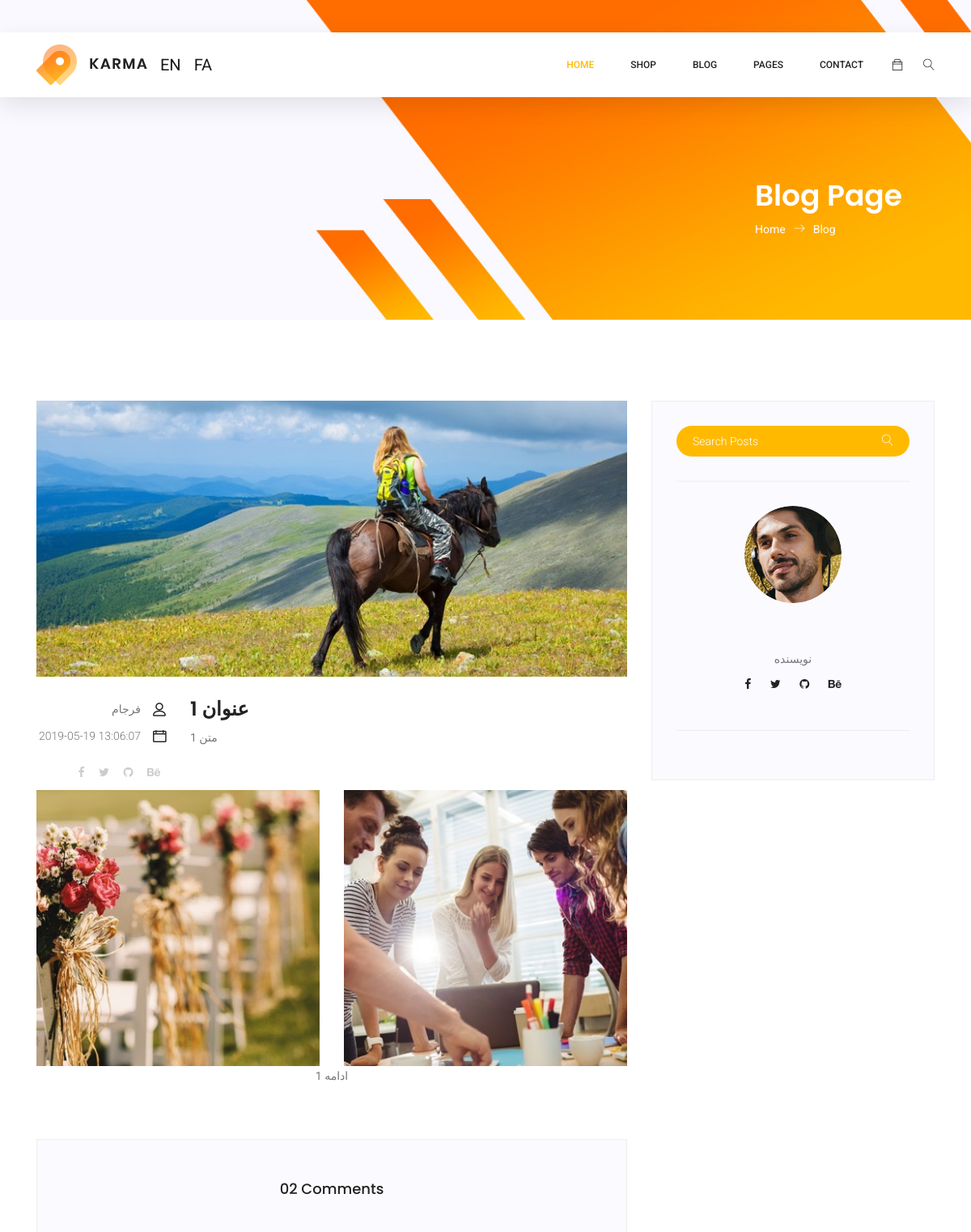
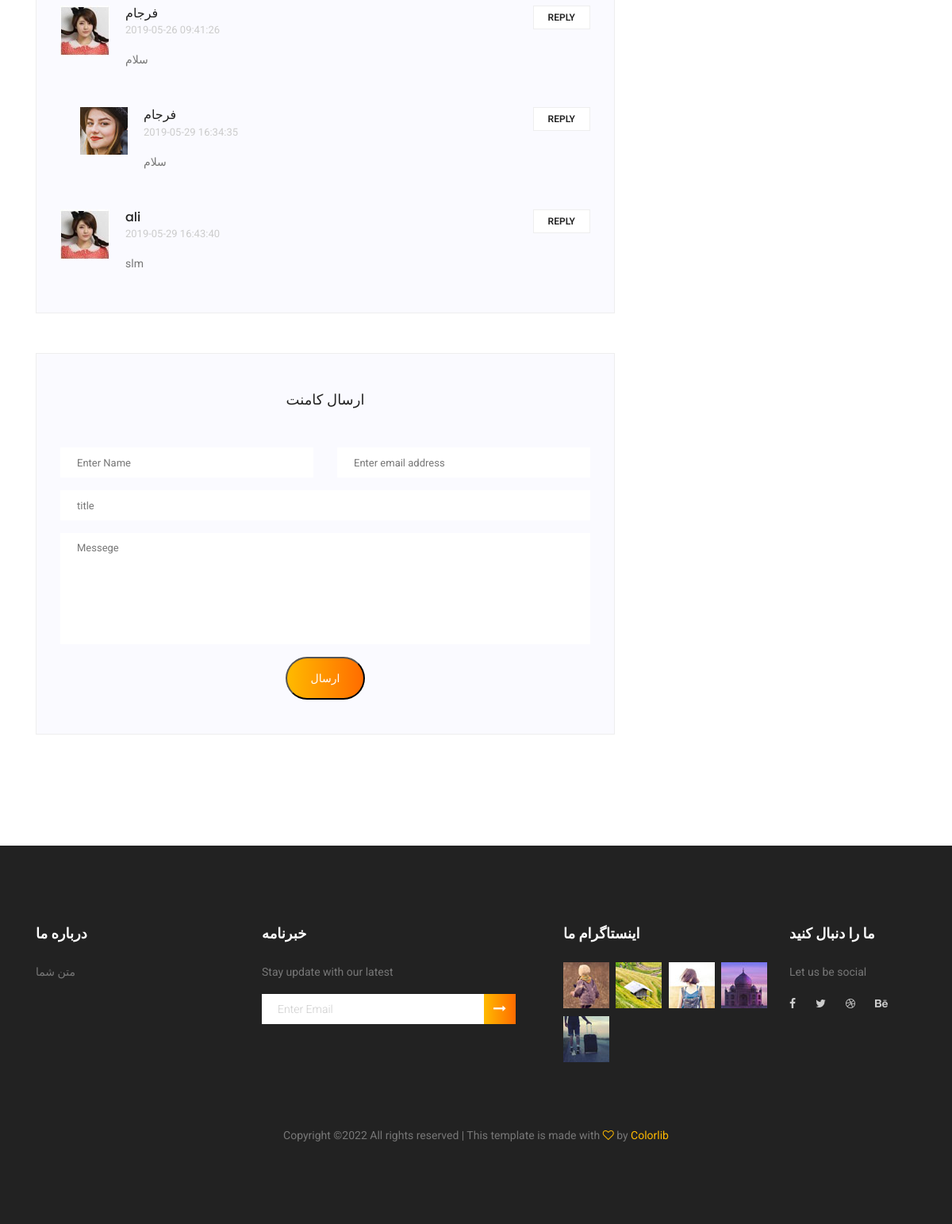
/Project/single-blog.php?id=1, run on the app's committed database (2 pictures, top to bottom).
### tables this page shows
CREATE TABLE `post` (
  `id` int(11) NOT NULL,
  `title` varchar(200) NOT NULL,
  `text` text NOT NULL,
  `mor_text` longtext,
  `autor` varchar(200) NOT NULL,
  `time` timestamp NOT NULL DEFAULT CURRENT_TIMESTAMP ON UPDATE CURRENT_TIMESTAMP,
  `keyword` varchar(200) NOT NULL,
  `video` varchar(500) DEFAULT NULL,
  `img` varchar(500) DEFAULT NULL,
  `category` int(11) NOT NULL,
  `title_en` varchar(200) NOT NULL,
  `text_en` text NOT NULL,
  `more_text_en` longtext NOT NULL,
  `keyword_en` varchar(500) NOT NULL
);

CREATE TABLE `comment` (
  `id` int(11) NOT NULL,
  `name` varchar(100) NOT NULL,
  `email` varchar(500) NOT NULL,
  `web` varchar(500) DEFAULT NULL,
  `message` longtext NOT NULL,
  `stat` int(11) NOT NULL DEFAULT '0',
  `post_id` int(11) NOT NULL DEFAULT '0',
  `reply` int(11) NOT NULL DEFAULT '0',
  `part` int(11) NOT NULL,
  `time` timestamp NOT NULL DEFAULT CURRENT_TIMESTAMP ON UPDATE CURRENT_TIMESTAMP,
  `user_id` int(11) DEFAULT NULL,
  `name_en` text NOT NULL,
  `message_en` text NOT NULL
);

CREATE TABLE `setting` (
  `id` int(11) NOT NULL,
  `name` varchar(1000) NOT NULL,
  `value` longtext NOT NULL,
  `value_en` longtext NOT NULL
);

### Project/AF-Include/post_class.php (called while the page is built, shortened)
<?php
	class post
	{
		protected $pdo;
		function __construct($cn)
		{
			$this->pdo = $cn;
		}
		function post($id)
		{
			if ($id == "")
			{
				header("location:404.php");
				exit();
			}
			else
			{
				$this->pdo->set_table("post");
				$q = $this->pdo->select("id = :id",array("id" => $id));
				$row = $q->rowCount();
				if($row == 0)
				{
					header("location:404.php");
					exit();
				}
				else
				{
					$p = $q->fetch(PDO::FETCH_ASSOC);
					$this->title = $p["title"];
					$this->mor_text = $p["mor_text"];
					$this->time = $p["time"];
					$this->autor = $p["autor"];
					$this->text = $p["text"];
					return true;
				}
			}
		}
	}
?>

### Project/AF-Include/config.php (called while the page is built, shortened)
<?php
class database
{
	public $pdo,$table,$order = "",$limit = "",$lang="";
	function __construct()
	{
		$db = parse_ini_file(__DIR__."/database.ini");
		$dsn = "mysql:host=".$db["host"].";dbname=".$db["dbname"];
		try
		{
			$this->pdo = new PDO($dsn,$db["username"],$db["password"]);
			$this->pdo->exec("set charset utf8");
			$this->pdo->exec("set names utf8");
			return $this->pdo;
		}
		catch(PDOException $e)
		{
			echo $e->getMessage();
		}
	}
	function set_table($table)
	{
		$this->table = $table;
	}
	function select($condition = "",$condition_value = "",$count = false)
	{
		if($this->table == "")
		{
			return false;
		}
		else
		{
			$query_string = "select * from ".$this->table;
			if($condition != "")
			{
				if(is_array($condition_value) and $condition_value != "")
				{
					$query_string.= " where ".$condition;
					$query = $this->pdo->prepare($query_string);
					$query->execute($condition_value);
				}
				else
				{
					return false;
				}
			}
			$this->order = "";
			$this->limit = "";
			if($count == true)
				return $query->rowCount();
			else
				return $query;
		}
	}
	function setting($name)
	{
		$this->table = "setting";
		$q = $this->select("name = :name",array(":name" => $name));
		$r = $q->fetch(PDO::FETCH_ASSOC);
		return $r["value".$this->lang];
	}
}
?>

### Project/single-blog.php (the view, shortened to what this page needs)
<!DOCTYPE html>
<html lang="zxx" class="no-js">
<?php include __DIR__ . "/AF-Include/theme/head.php"; ?>
<body>
	<?php include __DIR__ . "/AF-Include/theme/header.php"; ?>
	<?php
		$id=$_GET["id"];
	?>
    <section class="banner-area organic-breadcrumb">
        <div class="container">
            <div class="breadcrumb-banner d-flex flex-wrap align-items-center justify-content-end">
                <div class="col-first">
                    <h1>Blog Page</h1>
                    <nav class="d-flex align-items-center">
                        <a href="index.html">Home<span class="lnr lnr-arrow-right"></span></a>
                        <a href="category.html">Blog</a>
                    </nav>
                </div>
            </div>
        </div>
    </section>
    <section class="blog_area single-post-area section_gap">
        <div class="container">
            <div class="row">
                <div class="col-lg-8 posts-list">
                    <div class="single-post row">
                        <div class="col-lg-12">
                            <div class="feature-img">
                                <img class="img-fluid" src="AF-Include/theme/AF-Include/theme/img/blog/feature-img1.jpg" alt="">
                            </div>
                        </div>
                        <div class="col-lg-3  col-md-3">
                            <div class="blog_info text-right">
                                <ul class="blog_meta list">
                                    <li><a href="#"><?php echo $post->autor?><i class="lnr lnr-user"></i></a></li>
                                    <li><a href="#"><?php echo $post->time?><i class="lnr lnr-calendar-full"></i></a></li>
                                </ul>
                                <ul class="social-links">
                                    <li><a href="#"><i class="fa fa-facebook"></i></a></li>
                                    <li><a href="#"><i class="fa fa-twitter"></i></a></li>
                                    <li><a href="#"><i class="fa fa-github"></i></a></li>
                                    <li><a href="#"><i class="fa fa-behance"></i></a></li>
                                </ul>
                            </div>
                        </div>
                        <div class="col-lg-9 col-md-9 blog_details">
                            <h2><?php echo $post->title?></h2>
                            <p class="excert"><?php echo $post->text?></p>
                        </div>
                        <div class="col-lg-12">
                            <div class="row">
                                <div class="col-6">
                                    <img class="img-fluid" src="AF-Include/theme/AF-Include/theme/img/blog/post-img1.jpg" alt="">
                                </div>
                                <div class="col-6">
                                    <img class="img-fluid" src="AF-Include/theme/AF-Include/theme/img/blog/post-img2.jpg" alt="">
                                </div>
                                <div class="col-lg-12 mt-25">
                                    <p align="center"><?php echo $post->mor_text?></p>
                                </div>
                            </div>
                        </div>
                    </div>
                    <div class="comments-area">
					<?php
						$query = "select * from comment where part = 2 and post_id='".$id."' and stat = 1";
						$query = $cn->pdo->prepare($query);
						$query->execute();
						$row = $query->rowCount();
					?>
                        <h4>0<?php echo $row; ?> Comments</h4>
						<?php
						while ($comment = $query->fetch(PDO::FETCH_ASSOC))
						{
						?>
                        <div class="comment-list">
                            <div class="single-comment justify-content-between d-flex">
                                <div class="user justify-content-between d-flex">
                                    <div class="thumb">
                                        <img src="AF-Include/theme/img/blog/c4.jpg" alt="">
                                    </div>
                                    <div class="desc">
                                        <h5><a href="#"><?php echo $comment["name"]; ?></a></h5>
                                        <p class="date"><?php echo $comment["time"]; ?></p>
                                        <p class="comment">
                                            <?php echo $comment["message"]; ?>
                                        </p>
                                    </div>
                                </div>
                                <div class="reply-btn">
                                    <a href="" class="btn-reply text-uppercase">reply</a>
                                </div>
                            </div>
                        </div>
						<?php
									$query2 = "select * from comment where part = 2 and reply='".$comment["id"]."' and stat = 1";
									$query2 = $cn->pdo->prepare($query2);
									$query2->execute();
									$row2 = $query2->rowCount();
									if($row2 != 0)
									{
										$reply = $query2->fetch(PDO::FETCH_ASSOC);
						?>
                        <div class="comment-list left-padding">
                            <div class="single-comment justify-content-between d-flex">
                                <div class="user justify-content-between d-flex">
                                    <div class="thumb">
                                        <img src="AF-Include/theme/img/blog/c3.jpg" alt="">
                                    </div>
                                    <div class="desc">
                                        <h5><a href="#"><?php echo $reply["name"];?></a></h5>
                                        <p class="date"><?php echo $reply["time"];?> </p>
                                        <p class="comment">
                                           <?php echo $reply["message"];?>
                                        </p>
                                    </div>
                                </div>
                                <div class="reply-btn">
                                    <a href="" class="btn-reply text-uppercase">reply</a>
                                </div>
                            </div>
                        </div>
						<?php
								}
							}
						?>
                    </div>
                        <?php require_once __DIR__ . "/AF-Content/action/send_comment_post.php"; ?>
                </div>
                <div class="col-lg-4">
                    <div class="blog_right_sidebar">
                        <aside class="single_sidebar_widget search_widget">
                            <div class="input-group">
                                <input type="text" class="form-control" placeholder="Search Posts" onfocus="this.placeholder = ''" onblur="this.placeholder = 'Search Posts'">
                                <span class="input-group-btn">
                                    <button class="btn btn-default" type="button"><i class="lnr lnr-magnifier"></i></button>
                                </span>
                            </div>
                            <div class="br"></div>
                        </aside>
						<?php
							$name = $post->autor;
							$query3 = "select * from user where name = '".$name."' or l_name='".$name."'";
							$query3 = $cn->pdo->prepare($query3);
							$query3->execute();
							$autor = $query3->fetch(PDO::FETCH_ASSOC);
						?>
                        <aside class="single_sidebar_widget author_widget">
                            <img class="author_img rounded-circle" src="AF-Include/theme/img/blog/author.png" alt="">
                            <h4><?php echo $autor["name"]; ?>&nbsp<?php echo $autor["l_name"]; ?></h4>
                            <p>نویسنده</p>
                            <div class="social_icon">
                                <a href="#"><i class="fa fa-facebook"></i></a>
                                <a href="#"><i class="fa fa-twitter"></i></a>
                                <a href="#"><i class="fa fa-github"></i></a>
                                <a href="#"><i class="fa fa-behance"></i></a>
                            </div>
                            <div class="br"></div>
                        </aside>
                    </div>
                </div>
            </div>
        </div>
    </section>
   <?php include __DIR__ . "/AF-Include/theme/footer.php"; ?>
</body>
</html>

### Project/AF-Include/theme/footer.php (shortened to what this page needs)
	<footer class="footer-area section_gap">
		<div class="container">
			<div class="row">
				<div class="col-lg-3  col-md-6 col-sm-6">
					<div class="single-footer-widget">
						<h6><?php echo $cn->setting("footer_about_title"); ?></h6>
						<p>
							<?php echo $cn->setting("footer_about_text"); ?>
						</p>
					</div>
				</div>
				<div class="col-lg-4  col-md-6 col-sm-6">
					<div class="single-footer-widget">
						<h6><?php echo $cn->setting("footer_news"); ?></h6>
						<p>Stay update with our latest</p>
						<div class="" id="mc_embed_signup">
							<form target="_blank" novalidate="true" action="https://spondonit.us12.list-manage.com/subscribe/post?u=1462626880ade1ac87bd9c93a&amp;id=92a4423d01"
							 method="get" class="form-inline">
								<div class="d-flex flex-row">
									<input class="form-control" name="EMAIL" placeholder="Enter Email" onfocus="this.placeholder = ''" onblur="this.placeholder = 'Enter Email '"
									 required="" type="email">
									<button class="click-btn btn btn-default"><i class="fa fa-long-arrow-right" aria-hidden="true"></i></button>
								</div>
							</form>
						</div>
					</div>
				</div>
				<div class="col-lg-3  col-md-6 col-sm-6">
					<div class="single-footer-widget mail-chimp">
						<h6 class="mb-20"><?php echo $cn->setting("footer_instragram"); ?></h6>
						<ul class="instafeed d-flex flex-wrap">
						<?php
							$img=$cn->setting("footer_img");
							$img=unserialize($img);
							$i=0;
							while($i <= 6)
							{
								$i++;
						?>
							<li><img src="<?php echo $img["img".$i.""]; ?>" alt=""></li>
						<?php
							}
						?>
						</ul>
					</div>
				</div>
				<div class="col-lg-2 col-md-6 col-sm-6">
					<div class="single-footer-widget">
						<h6><?php echo $cn->setting("footer_contact_title"); ?></h6>
						<p>Let us be social</p>
						<div class="footer-social d-flex align-items-center">
						<?php
							$contact=$cn->setting("footer_contact");
							$contact=unserialize($contact);
						?>
							<a href="<?php echo $contact["facebook"]; ?>"><i class="fa fa-facebook"></i></a>
							<a href="<?php echo $contact["twitter"]; ?>"><i class="fa fa-twitter"></i></a>
							<a href="<?php echo $contact["google"]; ?>"><i class="fa fa-dribbble"></i></a>
							<a href="<?php echo $contact["telegram"]; ?>"><i class="fa fa-behance"></i></a>
						</div>
					</div>
				</div>
			</div>
			<div class="footer-bottom d-flex justify-content-center align-items-center flex-wrap">
				<p class="footer-text m-0">
Copyright &copy;<script>document.write(new Date().getFullYear());</script> All rights reserved | This template is made with <i class="fa fa-heart-o" aria-hidden="true"></i> by <a href="https://colorlib.com" target="_blank">Colorlib</a>
</p>
			</div>
		</div>
	</footer>

### data on the page
post: autor "فرجام", time "2019-05-19 13:06:07", title "عنوان 1", text "متن 1", mor_text "ادامه 1"
comment: name "فرجام", time "2019-05-26 09:41:26", message "سلام", comment.name "فرجام", comment.time "2019-05-29 16:34:35", comment.message "سلام"
comment: name "ali", time "2019-05-29 16:43:40", message "slm"
setting: value "درباره ما"
setting: value "متن شما"
setting: value "خبرنامه"
setting: value "اینستاگرام ما"
setting: value "ما را دنبال کنید"

### other printed values
$row "2"
